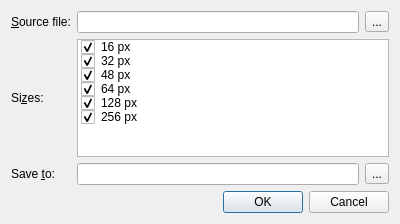
<?xml version="1.0" encoding="UTF-8"?>
<ui version="4.0">
 <class>ConverterDialog</class>
 <widget class="QDialog" name="ConverterDialog">
  <property name="geometry">
   <rect>
    <x>0</x>
    <y>0</y>
    <width>400</width>
    <height>224</height>
   </rect>
  </property>
  <layout class="QVBoxLayout" name="verticalLayout">
   <item>
    <layout class="QGridLayout" name="gridLayout">
     <item row="0" column="0">
      <widget class="QLabel" name="labelSource">
       <property name="text">
        <string>&amp;Source file:</string>
       </property>
       <property name="buddy">
        <cstring>editSource</cstring>
       </property>
      </widget>
     </item>
     <item row="0" column="1">
      <widget class="QLineEdit" name="editSource"/>
     </item>
     <item row="0" column="2">
      <widget class="QToolButton" name="buttonBrowseSource">
       <property name="text">
        <string>...</string>
       </property>
      </widget>
     </item>
     <item row="1" column="0">
      <widget class="QLabel" name="labelSizes">
       <property name="text">
        <string>Si&amp;zes:</string>
       </property>
       <property name="buddy">
        <cstring>listWidget</cstring>
       </property>
      </widget>
     </item>
     <item row="1" column="1" colspan="2">
      <widget class="QListWidget" name="listWidget">
       <property name="uniformItemSizes">
        <bool>true</bool>
       </property>
       <item>
        <property name="text">
         <string>16 px</string>
        </property>
        <property name="checkState">
         <enum>Checked</enum>
        </property>
       </item>
       <item>
        <property name="text">
         <string>32 px</string>
        </property>
        <property name="checkState">
         <enum>Checked</enum>
        </property>
       </item>
       <item>
        <property name="text">
         <string>48 px</string>
        </property>
        <property name="checkState">
         <enum>Checked</enum>
        </property>
       </item>
       <item>
        <property name="text">
         <string>64 px</string>
        </property>
        <property name="checkState">
         <enum>Checked</enum>
        </property>
       </item>
       <item>
        <property name="text">
         <string>128 px</string>
        </property>
        <property name="checkState">
         <enum>Checked</enum>
        </property>
       </item>
       <item>
        <property name="text">
         <string>256 px</string>
        </property>
        <property name="checkState">
         <enum>Checked</enum>
        </property>
       </item>
      </widget>
     </item>
     <item row="2" column="0">
      <widget class="QLabel" name="labelDestination">
       <property name="text">
        <string>Save &amp;to:</string>
       </property>
       <property name="buddy">
        <cstring>editDestination</cstring>
       </property>
      </widget>
     </item>
     <item row="2" column="1">
      <widget class="QLineEdit" name="editDestination"/>
     </item>
     <item row="2" column="2">
      <widget class="QToolButton" name="buttonBrowseDestination">
       <property name="text">
        <string>...</string>
       </property>
      </widget>
     </item>
    </layout>
   </item>
   <item>
    <widget class="QDialogButtonBox" name="buttonBox">
     <property name="orientation">
      <enum>Qt::Horizontal</enum>
     </property>
     <property name="standardButtons">
      <set>QDialogButtonBox::Cancel|QDialogButtonBox::Ok</set>
     </property>
    </widget>
   </item>
  </layout>
 </widget>
 <tabstops>
  <tabstop>editSource</tabstop>
  <tabstop>buttonBrowseSource</tabstop>
  <tabstop>listWidget</tabstop>
  <tabstop>editDestination</tabstop>
  <tabstop>buttonBrowseDestination</tabstop>
 </tabstops>
 <resources/>
 <connections>
  <connection>
   <sender>buttonBox</sender>
   <signal>accepted()</signal>
   <receiver>ConverterDialog</receiver>
   <slot>accept()</slot>
   <hints>
    <hint type="sourcelabel">
     <x>248</x>
     <y>254</y>
    </hint>
    <hint type="destinationlabel">
     <x>157</x>
     <y>274</y>
    </hint>
   </hints>
  </connection>
  <connection>
   <sender>buttonBox</sender>
   <signal>rejected()</signal>
   <receiver>ConverterDialog</receiver>
   <slot>reject()</slot>
   <hints>
    <hint type="sourcelabel">
     <x>316</x>
     <y>260</y>
    </hint>
    <hint type="destinationlabel">
     <x>286</x>
     <y>274</y>
    </hint>
   </hints>
  </connection>
 </connections>
</ui>
